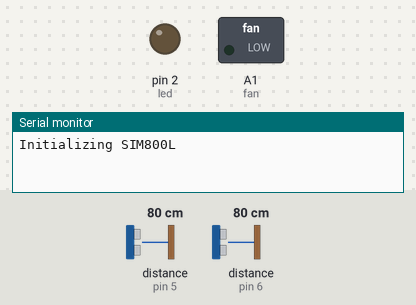
This sketch was run on a simulated Arduino Uno, built with avr-gcc and run on an emulated ATmega328P. Shown: switched loads named in the sketch (green lamp = pin HIGH), output pins drawn as LEDs (lit = HIGH), the last lines printed to the serial monitor. The inputs (shaded band) are chosen by the test bench; at power-on: distance to the obstacle (sensors on pin 5, pin 6) 80 cm. The echo pulse lasts 58.3 µs per cm; the local clock reads 2024-03-15 10:24:30 at power-on unless the sketch sets it; storage starts empty; the modem accepts every AT command (registered, SIM ready, sends succeed) and sends nothing else.

Above: at 0.1 s.
At 20.3 s:
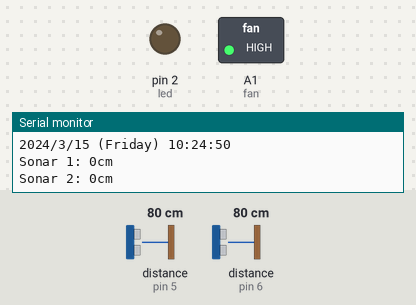
Timing chart, 0 to 21.8 s (numbered marks = the images above):
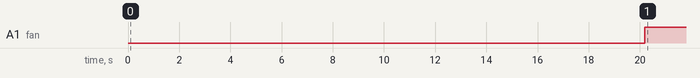

Measured:
- by itself, A1 (fan): LOW → HIGH at 20.2 s

The sketch:

complete.ino
```cpp
#include <SoftwareSerial.h>
SoftwareSerial sim800L(8, 7); // sim800L(rxPin, txPin)

String buff;

// Ultrasonic sensor library
#include <NewPing.h>

// RTC
#include "RTClib.h"

RTC_DS1307 rtc;

char daysOfTheWeek[7][12] = {"Sunday", "Monday", "Tuesday", "Wednesday", "Thursday", "Friday", "Saturday"};

//sd card
#include <SPI.h>
#include <SD.h>

File dataFile;
const int chipSelect = 4; // chip select pin connected to arduino pin 4.

// Fan
#define fan A1 // Arduino pin tied to trigger pin on the fan.

// Hazard led
#define led 2

// Rat counter
int i = 1;

// Ultrasonic sensor
int h1; // Distance measured from sensor 1
int h2; // Distance measured from sensor 2

NewPing sonar1(3, 5, 10); // sonar1(TRIGGER_PIN_1, ECHO_PIN_1, MAX_DISTANCE)
NewPing sonar2(9, 6, 10); // sonar2(TRIGGER_PIN_2, ECHO_PIN_2, MAX_DISTANCE)

void setup() {
  // Initialize the serial monitor
  Serial.begin(9600);
  while (!Serial) {
    ; // wait for serial port to connect. Needed for native USB port only
  }

  //Begin serial communication with Arduino and SIM800L
  sim800L.begin(9600);

  Serial.println("Initializing SIM800L");

  sim800L.println("AT");
  waitForResponse();

  sim800L.println("ATE1");
  waitForResponse();

  sim800L.println("AT+CMGF=1");
  waitForResponse();

  sim800L.println("AT+CNMI=1,2,0,0,0");
  waitForResponse();

  // Fan
  pinMode(fan, OUTPUT);

  // Hazard led
  pinMode(led, OUTPUT);

  // RTC
  if (! rtc.begin()) {
    Serial.println("Couldn't find RTC");
    digitalWrite(led, HIGH);
    //send_sms("Couldn't find RTC");
    Serial.flush();
    while (1) delay(10);
  }
  digitalWrite(led, LOW);
  Serial.println("RTC is present");
  //send_sms("RTC is present");

  if (! rtc.isrunning()) {
    Serial.println("RTC is NOT running, let's set the time!");
    //send_sms("RTC is NOT running, let's set the time!");
    /* When time needs to be set on a new device, or after a power loss, the
       following line sets the RTC to the date & time this sketch was compiled */
    rtc.adjust(DateTime(F(__DATE__), F(__TIME__)));
    // This line sets the RTC with an explicit date & time, for example to set
    // January 21, 2014 at 3am you would call:
    // rtc.adjust(DateTime(2014, 1, 21, 3, 0, 0));
  }
  Serial.println("RTC is running");
  //send_sms("RTC is running");

  /* When time needs to be re-set on a previously configured device, the
     following line sets the RTC to the date & time this sketch was compiled */
  // rtc.adjust(DateTime(F(__DATE__), F(__TIME__)));
  // This line sets the RTC with an explicit date & time, for example to set
  // January 21, 2014 at 3am you would call:
  // rtc.adjust(DateTime(2014, 1, 21, 3, 0, 0));

  // sd card
  Serial.println("Initializing SD card...");

  // see if the card is present and can be initialized:
  if (!SD.begin(chipSelect)) {
    Serial.println("SD Card failed, or not present");
    digitalWrite(led, HIGH);
    //send_sms("SD Card failed, or not present");
    // don't do anything more:
    while (1);
  }
  digitalWrite(led, LOW); // Default state of hazard led
  Serial.println(" SD card initialized.");
  //send_sms("SD card initialized.");

  // Printing the header file
  dataFile = SD.open("Rat_Data.csv", FILE_WRITE);
  // if the file is available, write to it:
  if (dataFile) {
    dataFile.print("Date");
    dataFile.print(",");
    dataFile.print("Day");
    dataFile.print(",");
    dataFile.print("Time");
    dataFile.print(",");
    dataFile.println("Count");
    dataFile.close();
    // print to the serial port too:
    // Serial.println();
  }
  // if the file isn't open, pop up an error:
  else {
    Serial.println("error opening datalog.txt");
    digitalWrite(led, HIGH);
    //send_sms("error opening datalog.txt");
  }

}

void loop() {

  // RTC
  DateTime now = rtc.now();

  Serial.print(now.year(), DEC);
  Serial.print('/');
  Serial.print(now.month(), DEC);
  Serial.print('/');
  Serial.print(now.day(), DEC);
  Serial.print(" (");
  Serial.print(daysOfTheWeek[now.dayOfTheWeek()]);
  Serial.print(") ");
  Serial.print(now.hour(), DEC);
  Serial.print(':');
  Serial.print(now.minute(), DEC);
  Serial.print(':');
  Serial.print(now.second(), DEC);
  Serial.println();

  // Ultrasonic sensor
  h1 = sonar1.ping_cm();
  delay(50); // Wait 50ms between pings (about 20 pings/sec). 29ms should be the shortest delay between pings.
  h2 = sonar2.ping_cm();
  delay(50); // Wait 50ms between pings (about 20 pings/sec). 29ms should be the shortest delay between pings.

  Serial.print("Sonar 1: ");
  Serial.print(h1);
  Serial.println("cm");

  Serial.print("Sonar 2: ");
  Serial.print(h2);
  Serial.println("cm\n\r");

    // SIM800L
  while (sim800L.available()) {
    buff = sim800L.readString();
    Serial.println(buff);
  }
  if (buff.indexOf("Now") >= 0) {
    /*char buffer[60];
    sprintf(buffer, "Height one is %d cm and height two is %d cm", h1, h2);
    Serial.println(buffer);
    String a = String(buffer);
    send_sms(a);*/
    send_sms("All units are in cm");
    //send_sms("Current data say that, height one is " + String(h1));
    //send_sms("And height two is " + String(h2));
    buff = "";
  }

  if (h1 < 7) {
    digitalWrite(fan, HIGH);
    send_sms("Rat");

    dataFile = SD.open("Rat_Data.txt", FILE_WRITE);
    // if the file is available, write to it:
    if (dataFile) {
      dataFile.print(now.year(), DEC);
      dataFile.print('/');
      dataFile.print(now.month(), DEC);
      dataFile.print('/');
      dataFile.print(now.day(), DEC);
      dataFile.print(",");
      dataFile.print(daysOfTheWeek[now.dayOfTheWeek()]);
      dataFile.print(",");
      dataFile.print(now.hour(), DEC);
      dataFile.print(':');
      dataFile.print(now.minute(), DEC);
      dataFile.print(':');
      dataFile.print(now.second(), DEC);
      dataFile.print(",");
      dataFile.println(i);
      dataFile.close();
      // print to the serial port too:
      // Serial.println();
    }
    // if the file isn't open, pop up an error:
    else {
      Serial.println("error opening datalog.txt");
      digitalWrite(led, HIGH);
    }
    i++;
  }
  else {
    digitalWrite(fan, LOW);
  }

  delay(1000);
}

void send_sms(String message) {
  sim800L.print("AT+CMGS=\"+255752002942\"\r");
  waitForResponse();

  sim800L.print(message);
  sim800L.write(0x1A);
  waitForResponse();
}

void waitForResponse() {
  delay(4000);
  while (sim800L.available()) {
    Serial.println(sim800L.readString());
  }
  sim800L.read();
}
```
